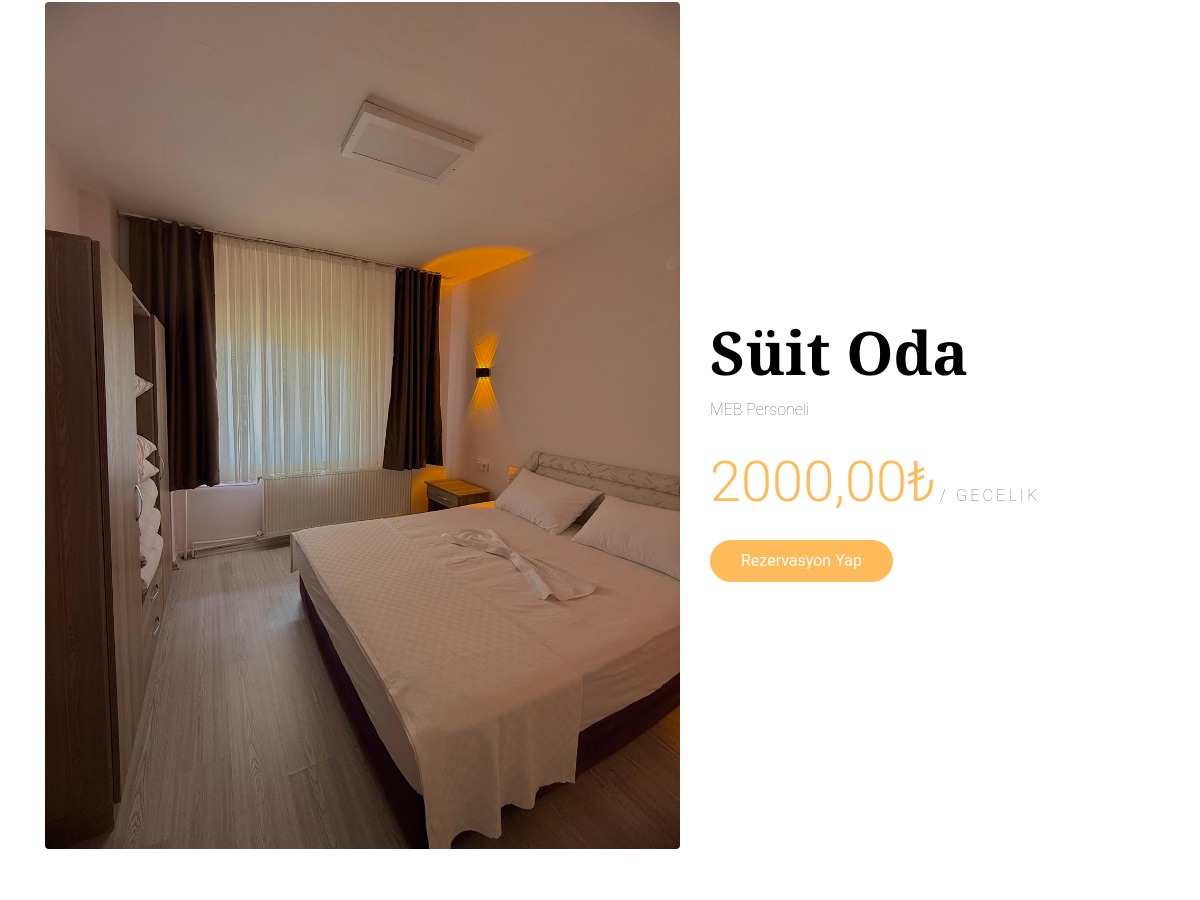
Page /rooms/5/ (middle part) on the earlier database version.
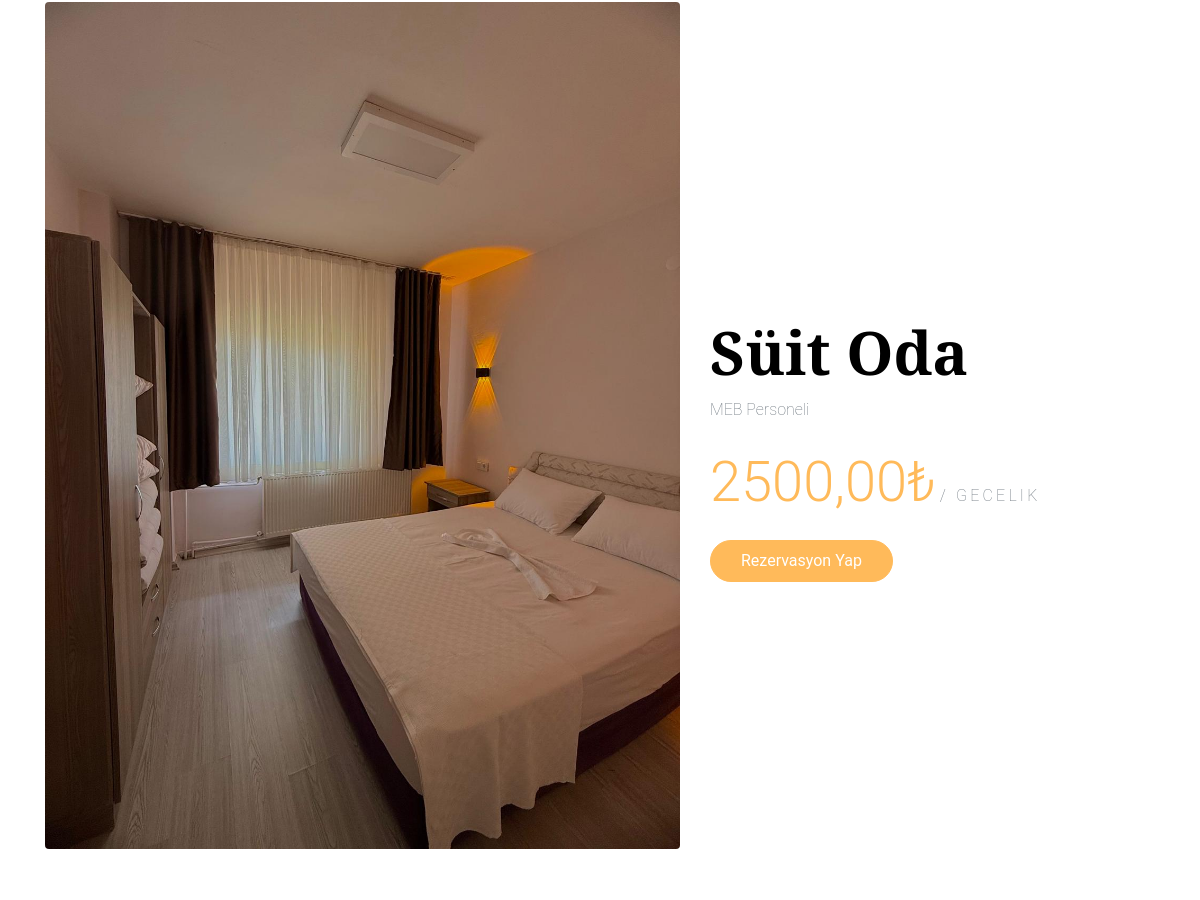
Same page on the later database version.
### myapp/models.py (models this page shows, shortened)
class Room(models.Model):
    name = models.CharField(max_length=100, verbose_name="Oda Adı")
    description = models.CharField(max_length=200, blank=True, verbose_name="Açıklama")
    price = models.DecimalField(max_digits=8, decimal_places=2, verbose_name="Fiyat (₺)")
    image = models.ImageField(upload_to='rooms/', verbose_name="Resim")
    class Meta:
        verbose_name = "Oda"
        verbose_name_plural = "Odalar"

### myapp/views.py (the view)
# urls.py: path('rooms/<int:pk>/', views.room_detail, name='room_detail'),
def room_detail(request, pk):
    room = Room.objects.get(pk=pk)
    return render(request, 'myapp/room_detail.html', {'room': room})

### myapp/templates/myapp/room_detail.html (shortened to what this page needs)
{% extends 'myapp/base.html' %}
{% load static %}
{% block content %}
<section class="py-5" id="next">
    <div class="container">
        <div class="row align-items-center">
            <div class="col-md-12 col-lg-7 mb-5" data-aos="fade-up">
                <img src="{{ room.image.url }}" alt="{{ room.name }}" class="img-fluid rounded">
            </div>
            <div class="col-md-12 col-lg-5" data-aos="fade-up">
                <h2 class="heading">{{ room.name }}</h2>
                <p class="mb-4">{{ room.description }}</p>
                <span class="d-block mb-4">
                    <span class="display-4 text-primary">{{ room.price }}₺</span>
                    <span class="text-uppercase letter-spacing-2">/ gecelik</span>
                </span>
                <a href="{% url 'contact' %}" class="btn btn-primary text-white py-2 mr-3">Rezervasyon Yap</a>
            </div>
        </div>
    </div>
</section>
{% endblock %}

Differences in the rows shown:
changed Room "Süit Oda": price "2000,00" → "2500,00"
